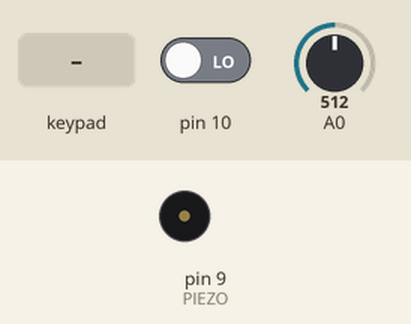
A sketch run on a simulated Arduino Mega 2560, built with avr-gcc and run on an emulated ATmega2560. On the bench: buzzer (waves = sounding). The inputs (shaded band) are chosen by the test bench; at power-on: pin 10 LOW, A0 = 512.

Above: at 1.2 s.
1.3 s: key '4' pressed
At 2.68 s:
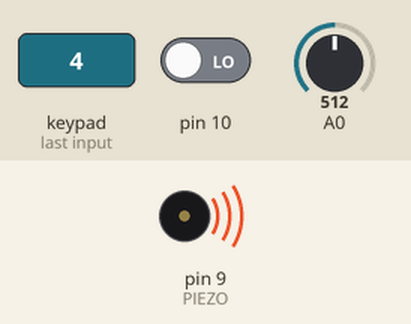
Timing chart, 0 to 10.3 s (numbered marks = the images above; inputs shaded):
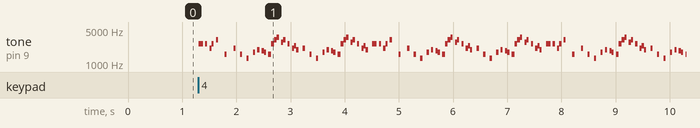

The sketch:

sketch_may25a.ino
```cpp
#include "pitches.h"
#include "themes.h"
#include <Keypad.h>

const byte rows = 4; //four rows
const byte cols = 4; //four columns
char keys[rows][cols] = {
  {'7','8','9','/'},
  {'4','5','6','*'},
  {'1','2','3','-'},
  {'o','0','=','+'}
};
byte rowPins[rows] = {23, 25, 27, 29}; //connect to the row pinouts of the keypad
byte colPins[cols] = {31, 33, 35, 37}; //connect to the column pinouts of the keypad
Keypad keypad = Keypad( makeKeymap(keys), rowPins, colPins, rows, cols );

#define PIEZO 9

void setup() {
  // put your setup code here, to run once:
    keypad.addEventListener(keypadEvent);
    pinMode(10,INPUT);
}

void loop() {
  char key = keypad.getKey();
}

void playMelody(int melody[], float  noteDurations[], int m_size, int num) {
  for (int thisNote = 0; thisNote < m_size; thisNote++) {
    int key=digitalRead(10);
    float scale = analogRead(A0) / 512.0;
    if(key == LOW){
      scale = 1.0;
    }
    int noteDuration = num /  noteDurations[thisNote];
    tone(PIEZO, (int)(melody[thisNote] * scale), noteDuration);
    delay((int)noteDuration * 0.8);
  }

  noTone(9);
}


void keypadEvent(KeypadEvent key){
  if(key == '1'){
    playMelody(odeToJoy, odeToJoyDurations, sizeof(odeToJoy) / sizeof(int), 800);
  }
  if(key == '2'){
    playMelody(jingleBells, jingleBellsDurations, sizeof(jingleBells) / sizeof(int), 500);
  }
  if(key == '3'){
    playMelody(PiratesOfCaribbean, PiratesOfCaribbeanDurations, sizeof(PiratesOfCaribbean) / sizeof(int), 800);
  }
  if(key == '4'){
    playMelody(mario, marioDurations, sizeof(mario) / sizeof(int), 600);
  }
  if(key == '5'){
    playMelody(iran, iranDurations, sizeof(iran) / sizeof(int), 800);
  }
}
```

pitches.h
```cpp
#define NOTE_B0  31
#define NOTE_C1  33
#define NOTE_CS1 35
#define NOTE_D1  37
#define NOTE_DS1 39
#define NOTE_E1  41
#define NOTE_F1  44
#define NOTE_FS1 46
#define NOTE_G1  49
#define NOTE_GS1 52
#define NOTE_A1  55
#define NOTE_AS1 58
#define NOTE_B1  62
#define NOTE_C2  65
#define NOTE_CS2 69
#define NOTE_D2  73
#define NOTE_DS2 78
#define NOTE_E2  82
#define NOTE_F2  87
#define NOTE_FS2 93
#define NOTE_G2  98
#define NOTE_GS2 104
#define NOTE_A2  110
#define NOTE_AS2 117
#define NOTE_B2  123
#define NOTE_C3  131
#define NOTE_CS3 139
#define NOTE_D3  147
#define NOTE_DS3 156
#define NOTE_E3  165
#define NOTE_F3  175
#define NOTE_FS3 185
#define NOTE_G3  196
#define NOTE_GS3 208
#define NOTE_A3  220
#define NOTE_AS3 233
#define NOTE_B3  247
#define NOTE_C4  262
#define NOTE_CS4 277
#define NOTE_D4  294
#define NOTE_DS4 311
#define NOTE_E4  330
#define NOTE_F4  349
#define NOTE_FS4 370
#define NOTE_G4  392
#define NOTE_GS4 415
#define NOTE_A4  440
#define NOTE_AS4 466
#define NOTE_B4  494
#define NOTE_C5  523
#define NOTE_CS5 554
#define NOTE_D5  587
#define NOTE_DS5 622
#define NOTE_E5  659
#define NOTE_F5  698
#define NOTE_FS5 740
#define NOTE_G5  784
#define NOTE_GS5 831
#define NOTE_A5  880
#define NOTE_AS5 932
#define NOTE_B5  988
#define NOTE_C6  1047
#define NOTE_CS6 1109
#define NOTE_D6  1175
#define NOTE_DS6 1245
#define NOTE_E6  1319
#define NOTE_F6  1397
#define NOTE_FS6 1480
#define NOTE_G6  1568
#define NOTE_GS6 1661
#define NOTE_A6  1760
#define NOTE_AS6 1865
#define NOTE_B6  1976
#define NOTE_C7  2093
#define NOTE_CS7 2217
#define NOTE_D7  2349
#define NOTE_DS7 2489
#define NOTE_E7  2637
#define NOTE_F7  2794
#define NOTE_FS7 2960
#define NOTE_G7  3136
#define NOTE_GS7 3322
#define NOTE_A7  3520
#define NOTE_AS7 3729
#define NOTE_B7  3951
#define NOTE_C8  4186
#define NOTE_CS8 4435
#define NOTE_D8  4699
#define NOTE_DS8 4978
```

themes.h
```cpp
int odeToJoy[] = {
  NOTE_E4, NOTE_E4, NOTE_F4, NOTE_G4,
  NOTE_G4, NOTE_F4, NOTE_E4, NOTE_D4,
  NOTE_C4, NOTE_C4, NOTE_D4, NOTE_E4,
  NOTE_E4, NOTE_D4, NOTE_D4,
  NOTE_E4, NOTE_E4, NOTE_F4, NOTE_G4,
  NOTE_G4, NOTE_F4, NOTE_E4, NOTE_D4,
  NOTE_C4, NOTE_C4, NOTE_D4, NOTE_E4,
  NOTE_D4, NOTE_C4, NOTE_C4,
  NOTE_D4, NOTE_D4, NOTE_E4, NOTE_C4,
  NOTE_D4, NOTE_E4, NOTE_F4, NOTE_E4, NOTE_C4,
  NOTE_D4, NOTE_E4, NOTE_F4, NOTE_E4, NOTE_D4,
  NOTE_C4, NOTE_D4, 0 , 0
};

float odeToJoyDurations[] = {
  2, 2, 2, 2,
  2, 2, 2, 2,
  2, 2, 2, 2,
  1.33, 4, 1,
  2, 2, 2, 2,
  2, 2, 2, 2,
  2, 2, 2, 2,
  1.33, 4, 1,
  2, 2, 2, 2,
  2, 4, 4, 2, 2,
  2, 4, 4, 2, 2,
  2, 2, 2, 2
};

int melody[] = {
  NOTE_C4, NOTE_G3, NOTE_G3, NOTE_A3, NOTE_G3, 0, NOTE_B3, NOTE_C4
};

int noteDurations[] = {
  4, 8, 8, 4, 4, 4, 4, 4
};

int jingleBells[] {
  NOTE_E5, NOTE_E5, NOTE_E5,
  NOTE_E5, NOTE_E5, NOTE_E5,
  NOTE_E5, NOTE_G5, NOTE_C5, NOTE_D5,
  NOTE_E5,
  NOTE_F5, NOTE_F5, NOTE_F5, NOTE_F5,
  NOTE_E5, NOTE_E5, NOTE_E5, NOTE_E5, NOTE_E5,
  NOTE_E5, NOTE_D5, NOTE_D5, NOTE_E5,
  NOTE_D5, NOTE_G5
};

float jingleBellsDurations[] = {
  4, 4, 2,
  4, 4, 2,
  4, 4, 3, 8,
  1,
  4, 4, 4, 4,
  4, 4, 4, 8, 8,
  4, 4, 4, 4,
  2, 2
};

int PiratesOfCaribbean[] = {
  NOTE_C4, NOTE_C5, NOTE_A3, NOTE_A4,
  NOTE_AS3, NOTE_AS4, 0,
  0,
  NOTE_C4, NOTE_C5, NOTE_A3, NOTE_A4,
  NOTE_AS3, NOTE_AS4, 0,
  0,
  NOTE_F3, NOTE_F4, NOTE_D3, NOTE_D4,
  NOTE_DS3, NOTE_DS4, 0,
  0,
  NOTE_F3, NOTE_F4, NOTE_D3, NOTE_D4,
  NOTE_DS3, NOTE_DS4, 0,
  0, NOTE_DS4, NOTE_CS4, NOTE_D4,
  NOTE_CS4, NOTE_DS4,
  NOTE_DS4, NOTE_GS3,
  NOTE_G3, NOTE_CS4,
  NOTE_C4, NOTE_FS4,NOTE_F4, NOTE_E3, NOTE_AS4, NOTE_A4,
  NOTE_GS4, NOTE_DS4, NOTE_B3,
  NOTE_AS3, NOTE_A3, NOTE_GS3,
  0, 0, 0
};
float PiratesOfCaribbeanDurations[] = {
  12, 12, 12, 12,
  12, 12, 6,
  3,
  12, 12, 12, 12,
  12, 12, 6,
  3,
  12, 12, 12, 12,
  12, 12, 6,
  3,
  12, 12, 12, 12,
  12, 12, 6,
  6, 18, 18, 18,
  6, 6,
  6, 6,
  6, 6,
  18, 18, 18,18, 18, 18,
  10, 10, 10,
  10, 10, 10,
  3, 3, 3
};

int mario[] = {
  NOTE_E7, NOTE_E7, 0, NOTE_E7,
  0, NOTE_C7, NOTE_E7, 0,
  NOTE_G7, 0, 0,  0,
  NOTE_G6, 0, 0, 0,

  NOTE_C7, 0, 0, NOTE_G6,
  0, 0, NOTE_E6, 0,
  0, NOTE_A6, 0, NOTE_B6,
  0, NOTE_AS6, NOTE_A6, 0,

  NOTE_G6, NOTE_E7, NOTE_G7,
  NOTE_A7, 0, NOTE_F7, NOTE_G7,
  0, NOTE_E7, 0,NOTE_C7,
  NOTE_D7, NOTE_B6, 0, 0,

  NOTE_C7, 0, 0, NOTE_G6,
  0, 0, NOTE_E6, 0,
  0, NOTE_A6, 0, NOTE_B6,
  0, NOTE_AS6, NOTE_A6, 0,

  NOTE_G6, NOTE_E7, NOTE_G7,
  NOTE_A7, 0, NOTE_F7, NOTE_G7,
  0, NOTE_E7, 0,NOTE_C7,
  NOTE_D7, NOTE_B6, 0, 0
};

float marioDurations[] = {
  12, 12, 12, 12,
  12, 12, 12, 12,
  12, 12, 12, 12,
  12, 12, 12, 12,

  12, 12, 12, 12,
  12, 12, 12, 12,
  12, 12, 12, 12,
  12, 12, 12, 12,

  9, 9, 9,
  12, 12, 12, 12,
  12, 12, 12, 12,
  12, 12, 12, 12,

  12, 12, 12, 12,
  12, 12, 12, 12,
  12, 12, 12, 12,
  12, 12, 12, 12,

  9, 9, 9,
  12, 12, 12, 12,
  12, 12, 12, 12,
  12, 12, 12, 12,
};

int iran[] = {
NOTE_D4,  NOTE_A4,  NOTE_A4,  NOTE_A4,  NOTE_D4,
NOTE_D4,  NOTE_A4,  NOTE_A4,  NOTE_A4,  NOTE_D4,
NOTE_A4,  NOTE_AS4, NOTE_C5,  NOTE_A4,
NOTE_D5,  NOTE_C5,  NOTE_C5,  NOTE_AS4, NOTE_AS4, NOTE_A4, NOTE_A4, NOTE_G4,
NOTE_F4,  NOTE_G4,  NOTE_C5,  NOTE_A4,
NOTE_D4,  NOTE_C4,  NOTE_D4,  NOTE_E4,  NOTE_F4, NOTE_E4, NOTE_F4, NOTE_G4,
NOTE_A4,  NOTE_C5,  NOTE_AS4, NOTE_A4,  NOTE_G4, NOTE_F4, NOTE_E4, NOTE_D4,
NOTE_C4,  NOTE_G4,  NOTE_G4,  NOTE_G4,  NOTE_A4,
NOTE_AS4, NOTE_A4,  NOTE_G4,  NOTE_F4,  NOTE_G4,
NOTE_A4,  NOTE_G4,  NOTE_F4,  NOTE_E4,  NOTE_F4,
NOTE_G4,  NOTE_F4,  NOTE_E4,  NOTE_D4,
NOTE_AS4, NOTE_A4,  NOTE_A4,  NOTE_G4,  NOTE_G4, NOTE_F4, NOTE_F4, NOTE_E4,
NOTE_A4,  NOTE_G4,  NOTE_G4,  NOTE_F4,  NOTE_F4, NOTE_E4, NOTE_E4, NOTE_D4,
NOTE_F4,  NOTE_F4,  NOTE_G4,  NOTE_A4
};
float iranDurations[] = {
4, 8, 8, 4, 4,
4, 8, 8, 4, 4,
4, 8, 8, 2,
8, 8, 8, 8, 8, 8, 8, 8,
4, 8, 8, 2,
8, 8, 8, 8, 8, 8, 8, 8,
8, 8, 8, 8, 8, 8, 8, 8,
4, 8, 8, 4, 4,
4, 8, 8, 4, 4,
4, 8, 8, 4, 4,
4, 8, 8, 2,
8, 8, 8, 8, 8, 8, 8, 8,
8, 8, 8, 8, 8, 8, 8, 8,
4, 8, 8, 2
};
int imperialMarch[] = {
  NOTE_A4, NOTE_A4, NOTE_A4, NOTE_A4, NOTE_A4, NOTE_A4, NOTE_F4, 0,
  NOTE_A4, NOTE_A4, NOTE_A4, NOTE_A4, NOTE_A4, NOTE_A4, NOTE_F4, 0,
  NOTE_A4, NOTE_A4, NOTE_A4, NOTE_F4, NOTE_C5,

  NOTE_A4, NOTE_F4, NOTE_C5, NOTE_A4,
  NOTE_E5, NOTE_E5, NOTE_E5, NOTE_F5, NOTE_C5,
  NOTE_A4, NOTE_F4, NOTE_C5, NOTE_A4,


};

int imperialMarchDurations[]={
  -4,-4,16,16,16,16,8,8,
  -4,-4,16,16,16,16,8,8,
  4,4,4,-8,16,

  4,-8,16,2,
  4,4,4,-8,16,
  4,-8,16,2,

  };
```

Measured:
- after the input at 1.3 s, tone on pin 9 (PIEZO): plays 2637 Hz for 0.08 s, 2637 Hz for 0.04 s, 2093 Hz for 0.04 s, 2637 Hz for 0.04 s, 3136 Hz for 0.04 s, 1568 Hz for 0.04 s … (111 notes in this stretch), starting at once
